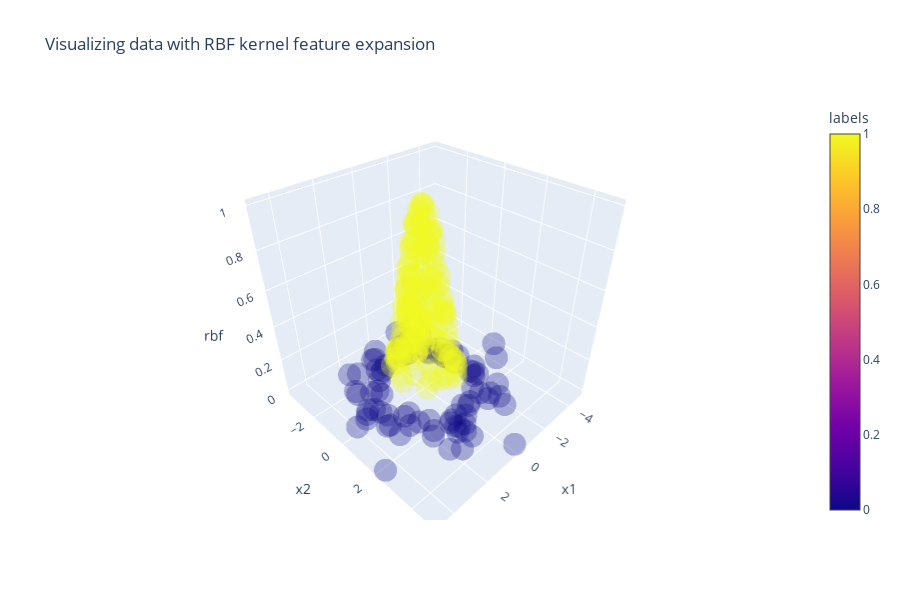

The code cell stored with this chart in its notebook:
### Code cell
px.scatter_3d(kdf_rbf, x="x1", y = "x2", z = 'rbf', color = 'labels', 
              size_max = 1, opacity = 0.3, title = "Visualizing data with RBF kernel feature expansion")

### Figure 1 — Plotly figure (JSON) as saved in the notebook; plotly's stock layout.template omitted (floating-point values rounded to 4 significant figures; data arrays with more than 128 entries replaced by an {"elided": "..."} marker saying what was removed)
{"data": [{"hoverlabel": {"namelength": 0}, "hovertemplate": "x1=%{x}<br>x2=%{y}<br>rbf=%{z}<br>labels=%{marker.color}", "legendgroup": "", "marker": {"color": {"elided": "250 int values"}, "coloraxis": "coloraxis", "opacity": 0.3, "symbol": "circle"}, "mode": "markers", "name": "", "scene": "scene", "showlegend": false, "type": "scatter3d", "x": {"elided": "250 float values"}, "y": {"elided": "250 float values"}, "z": {"elided": "250 float values"}}], "layout": {"coloraxis": {"colorbar": {"title": {"text": "labels"}}, "colorscale": [[0, "#0d0887"], [0.1111, "#46039f"], [0.2222, "#7201a8"], [0.3333, "#9c179e"], [0.4444, "#bd3786"], [0.5556, "#d8576b"], [0.6667, "#ed7953"], [0.7778, "#fb9f3a"], [0.8889, "#fdca26"], [1, "#f0f921"]]}, "height": 600, "legend": {"tracegroupgap": 0}, "scene": {"domain": {"x": [0, 0.98], "y": [0, 1]}, "xaxis": {"title": {"text": "x1"}}, "yaxis": {"title": {"text": "x2"}}, "zaxis": {"title": {"text": "rbf"}}}, "title": {"text": "Visualizing data with RBF kernel feature expansion"}}}
